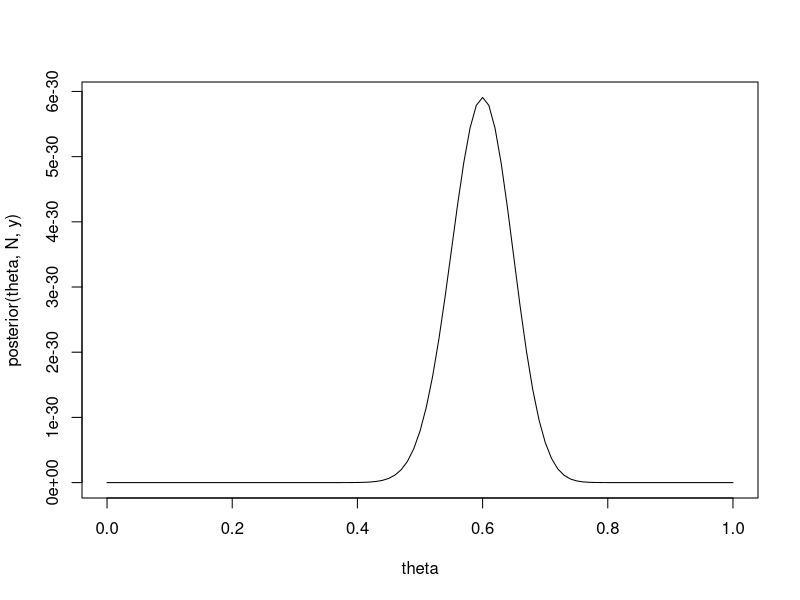
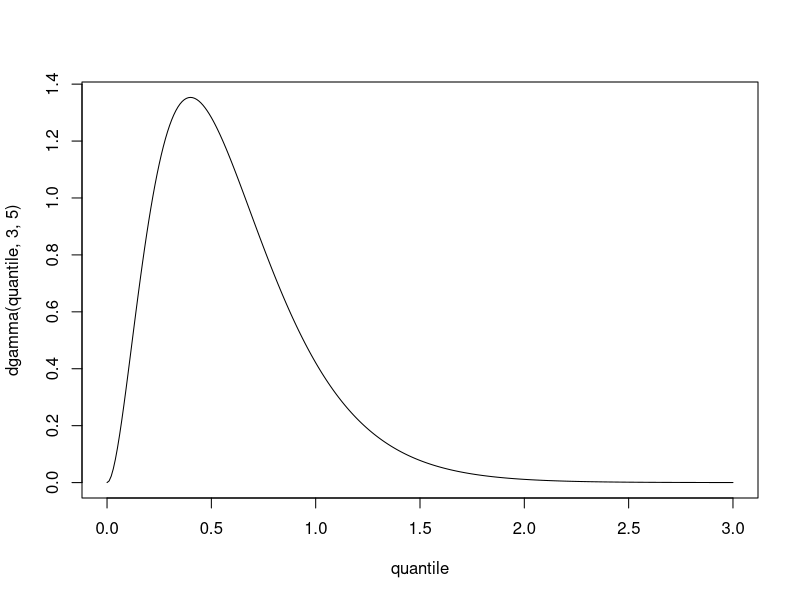
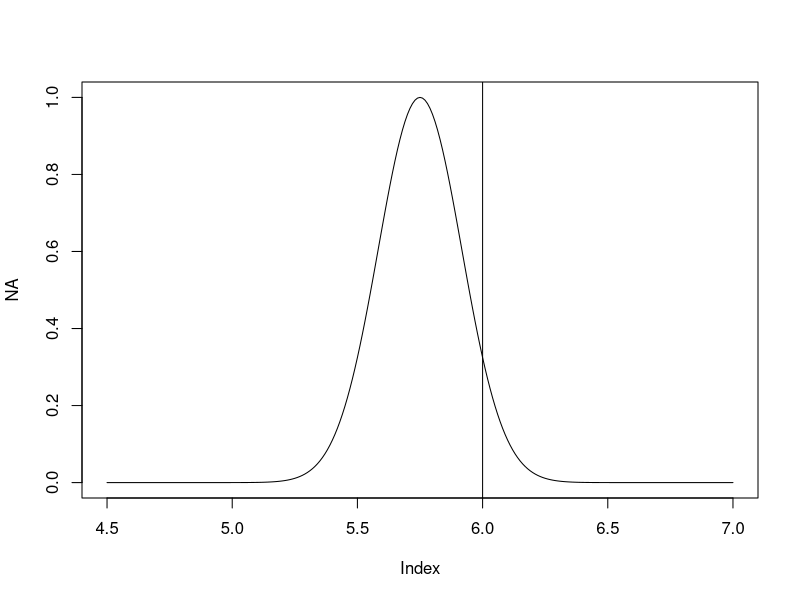
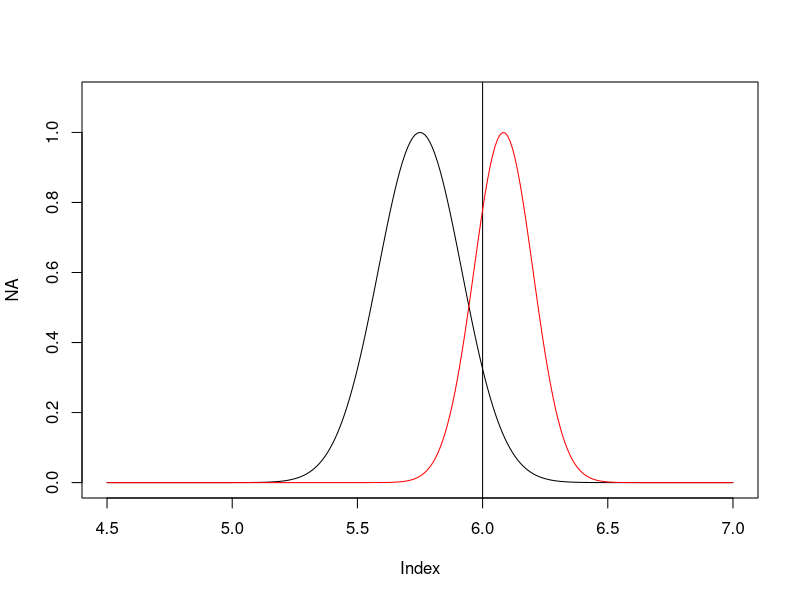

Generate these figures, in order, with R:
## ---- chunk 1
posterior <- function (theta, n, y) theta^y * (1-theta)^(n-y)

# we have 100 births total
N <- 100
# 60 of those births were females
y <- 60

# the ratio of female births will fall between 0 and 1
theta <- seq(0,1,by=0.01)

plot(theta, posterior(theta, N, y), type = "l")
## ---- chunk 2
quantile = seq(0,3,by=0.01)
plot(quantile,dgamma(quantile, 3, 5), type = "l")
## ---- chunk 3
library(tidyverse)
## ---- chunk 4
parameter = seq(4.5, 7, by=0.01)

mu_0 = 5.75 # prior mean
sig_0 = 1/6 # population SD
tau_0 = sig_0 # prior SD
## ---- chunk 5
plot(NA, xlim = c(4.5, 7), ylim = c(0, 1))
lines(parameter, exp(-1/(2*tau_0^2) * (parameter - mu_0)^2), type = "l")
abline(v = 6)
## ---- chunk 6
posterior <- function (y) {
  # set the posterior mean, a weighted average of the prior and the likelihood
  mu_1 <- (mu_0/tau_0^2 + y/sig_0^2) / (1/tau_0^2 + 1/sig_0^2)
  
  # set the posterior variance (note: not the SD, watch the exponentials later)
  tau_1 <- 1/(1/tau_0^2 + 1/sig_0^2)
  
  return(list(mu_1 = mu_1, tau_1 = tau_1))
}
## ---- chunk 7
posterior_params <- posterior(6 + 5/12) # 6 feet plus 5 inches
posterior_params

# first, the prior in black

plot(NA, xlim = c(4.5,7), ylim = c(0, 1.1))
lines(parameter, exp(-1/(2*tau_0^2) * (parameter - mu_0)^2), type = "l")

# second, the posterior in red (with a vertical line for 6 ft)

national_height <- 6
abline(v = national_height)

par(col = "red")
lines(parameter, exp(-1/(2*posterior_params$tau_1) * (parameter - posterior_params$mu_1)^2), type = "l")
## ---- chunk 8
1-pnorm(6, posterior_params$mu_1, sqrt(sig_0^2 + posterior_params$tau_1))
